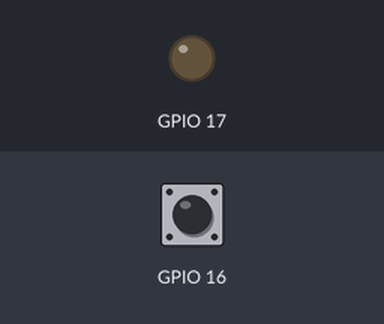
Simulated run of this program. Board: ESP32. Shown: output pins drawn as LEDs (lit = HIGH). The inputs (shaded band) are chosen by the test bench; at power-on: GPIO 16 HIGH. No CAN messages arrive unless stated; random numbers use the default seed unless the program sets one; what the program prints to the serial monitor is not drawn.

Above: at 0.0 s.
At 0.4 s:
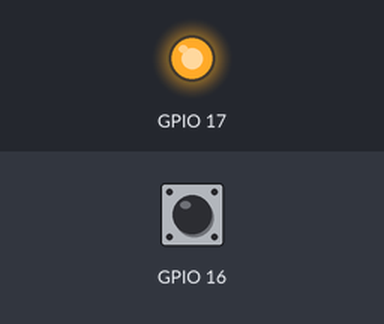
Timing chart, 0 to 1.9 s (numbered marks = the images above):
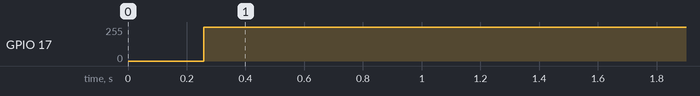

The program:

main.cpp
```cpp
// CANScope Node 1 firmware - Motor ECU: RPM + motor temperature.
//
// Transmits protocol v1 telemetry every 100 ms and a heartbeat every 500 ms,
// accepts validated USB-serial commands (set / profile / fault / recover) and
// acknowledges every command line. Logic: firmware/common/ecu_core (portable,
// host-tested); ESP32 glue: firmware/common/ecu_runtime.
#include <Arduino.h>

#include "ecu_runtime.h"
#include "node1_hw_config.h"
#include "protocol_spec.h"

namespace {

const canscope::BannerInfo kBanner = {"node1 (motor_ecu)", node1_cfg::kFirmwareVersion, node1_cfg::kBoard,
                                      node1_cfg::kTransceiver};
const canscope::EcuIdentity kIdentity = {canscope::proto::kNodeIdNode1, "motor_ecu", node1_cfg::kFwMajor,
                                         node1_cfg::kFwMinor, node1_cfg::kFwPatch};

canscope::EcuRuntime runtime(node1_cfg::kCanConfig, kBanner, kIdentity);

}  // namespace

void setup() {
  Serial.setRxBufferSize(512);
  Serial.setTxBufferSize(2048);
  Serial.begin(canscope::proto::kSerialBaud);
  delay(200);
  runtime.setup();
}

void loop() { runtime.loop(); }
```

node1_hw_config.h
```cpp
// =============================================================================
// Node 1 (Motor ECU) hardware configuration - the only place Node 1 hardware
// values live.
//
// CAN pins / bit rate are WORKING_ASSUMPTION values: they match the canonical
// wiring ledger (docs/wiring/pin_ledger.json rows N1-03/N1-04, status
// PROVISIONAL until bench gates G1-G6 pass) and the original
// sketch_node1_test.ino. tools/hwdocs/ledger.py checks the #define lines below.
// Override for a bench test with e.g. -DNODE1_CAN_TX_GPIO=22.
//
// TX is enabled: Node 1 transmits MOTOR_TELEMETRY (0x120) and its heartbeat
// (0x701), see docs/protocol/canscope-protocol-v1.md.
// =============================================================================
#pragma once

#include "can_config.h"
#include "protocol_spec.h"

#ifndef NODE1_CAN_TX_GPIO
#define NODE1_CAN_TX_GPIO 17  // WORKING_ASSUMPTION (ledger N1-03, PROVISIONAL)
#endif
#ifndef NODE1_CAN_RX_GPIO
#define NODE1_CAN_RX_GPIO 16  // WORKING_ASSUMPTION (ledger N1-04, PROVISIONAL)
#endif
#ifndef NODE1_CAN_BITRATE
#define NODE1_CAN_BITRATE 500000  // protocol v1 bus rate
#endif

namespace node1_cfg {

static const uint8_t kFwMajor = 1;
static const uint8_t kFwMinor = 0;
static const uint8_t kFwPatch = 0;
static const char kFirmwareVersion[] = "1.0.0";
static const char kBoard[] = "ESP32 DevKit V1 / ESP-WROOM-32 (esp32dev; module not bench-verified)";
static const char kTransceiver[] = "SN65HVD230 module (3.3 V; Rs/STB wiring per ledger, gate G4/G5)";

static const canscope::CanConfig kCanConfig = {
    "node1",                                  // NODE_NAME (serial sourceNode)
    canscope::proto::kNodeIdNode1,            // NODE_NUMBER
    NODE1_CAN_TX_GPIO,                        // CAN_TX_GPIO   WORKING_ASSUMPTION
    NODE1_CAN_RX_GPIO,                        // CAN_RX_GPIO   WORKING_ASSUMPTION
    NODE1_CAN_BITRATE,                        // CAN_BITRATE
    canscope::CanMode::Normal,                // full participant: transmits and ACKs
    canscope::FrameStandard::Classical,
    true,                                     // ENABLE_TX=true (application frames only)
    canscope::ValueStatus::WorkingAssumption,
    canscope::ValueStatus::WorkingAssumption,
};

}  // namespace node1_cfg
```

Measured:
- by itself, GPIO 17: 0/255 → 255/255 at 0.26 s
